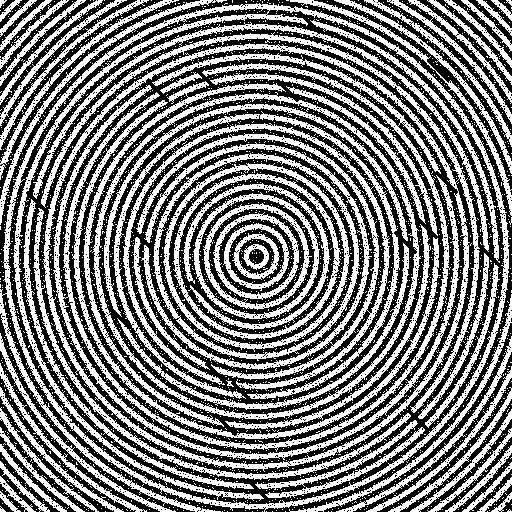
#> input picture images/fingerprint_noisy.png, 512 x 512 px
$ python task2.py
#> lines starting #> are read from the running program, lines starting #| are printed output that depends on the picture; after the words box and inside, x2 and y2 are one past the last pixel; in counts of white or black regions, pixels touching at a corner belong together
import cv2
import numpy as np
import os

img_path = "images/fingerprint_noisy.png"
out_dir = "outputs/task2"
os.makedirs(out_dir, exist_ok=True)

# 1) Cargar la imagen y asegurar binarización
img = cv2.imread(img_path, cv2.IMREAD_GRAYSCALE)
#> img: shape (512, 512); 49.2% white; 3273 white regions (3200 under 20 px), largest, box (x1, y1, x2, y2) and area: (113, 111, 400, 399) 14240, (0, 3, 510, 512) 13003, (53, 53, 460, 460) 11482
if img is None:
    raise Exception(f"No se pudo leer la imagen: {img_path}")

# Suavizado leve para estabilizar Otsu
img_blur = cv2.GaussianBlur(img, (3, 3), 0)
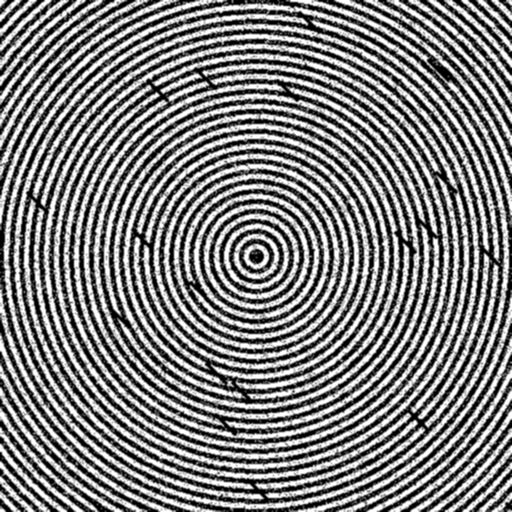
#> img_blur: shape (512, 512); min 0, max 255, mean 125.6

# Binarización (invertida) con Otsu:
# - objetivo: crestas blancas, fondo negro
_, bin_inv = cv2.threshold(img_blur, 0, 255, cv2.THRESH_BINARY_INV + cv2.THRESH_OTSU)
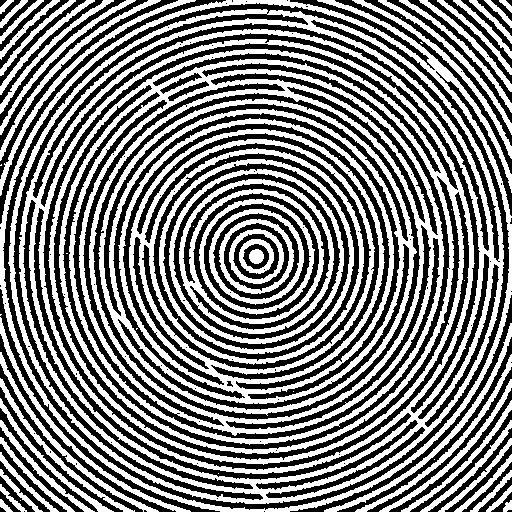
#> bin_inv: shape (512, 512); 49.9% white; 68 white regions (17 under 20 px), largest, box (x1, y1, x2, y2) and area: (8, 9, 504, 504) 57603, (98, 98, 417, 416) 24473, (0, 0, 512, 512) 9289

# 2) Eliminar ruido sal usando APERTURA (erosión -> dilatación)
kernel_apertura = cv2.getStructuringElement(cv2.MORPH_ELLIPSE, (3, 3))
sin_ruido = cv2.morphologyEx(bin_inv, cv2.MORPH_OPEN, kernel_apertura)
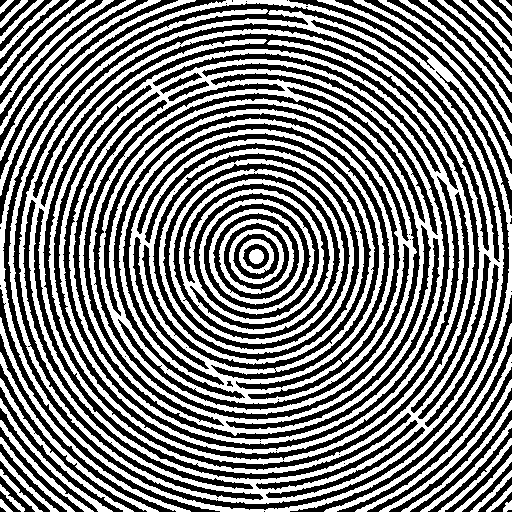
#> sin_ruido: shape (512, 512); 49.4% white; 51 white regions, largest, box (x1, y1, x2, y2) and area: (8, 9, 504, 504) 57062, (98, 98, 417, 415) 24254, (0, 0, 512, 512) 9214

# 3) Conectar grietas usando CIERRE (dilatación -> erosión)
kernel_cierre = cv2.getStructuringElement(cv2.MORPH_RECT, (3, 3))
img_final = cv2.morphologyEx(sin_ruido, cv2.MORPH_CLOSE, kernel_cierre)
#> img_final: shape (512, 512); 50% white; 90 black regions (5 under 20 px), largest, box (x1, y1, x2, y2) and area: (4, 4, 509, 509) 7898, (44, 43, 469, 469) 6700, (64, 64, 449, 449) 5694

# -----------------------------
# DEMOSTRACIÓN: orden inverso
# (Cierre -> Apertura)
# -----------------------------
inv_cierre = cv2.morphologyEx(bin_inv, cv2.MORPH_CLOSE, kernel_cierre)
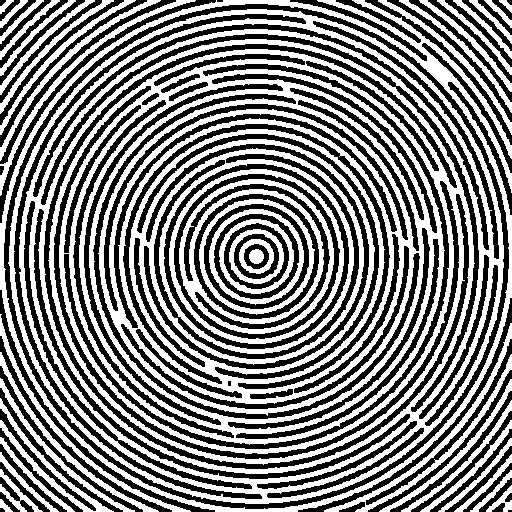
#> inv_cierre: shape (512, 512); 50.6% white; 99 black regions (5 under 20 px), largest, box (x1, y1, x2, y2) and area: (4, 4, 509, 509) 7829, (44, 44, 469, 469) 6630, (64, 64, 449, 449) 4694
inv_final = cv2.morphologyEx(inv_cierre, cv2.MORPH_OPEN, kernel_apertura)
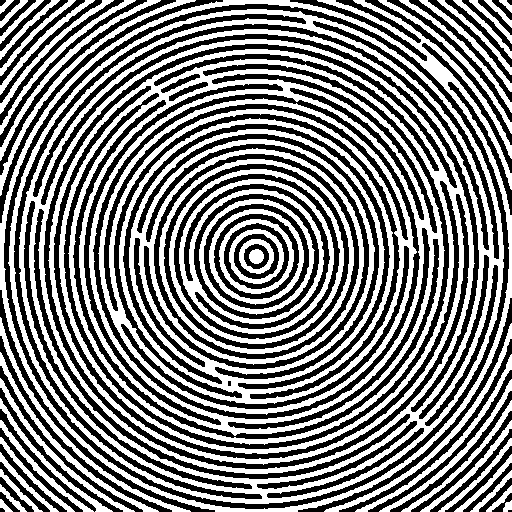
#> inv_final: shape (512, 512); 50.2% white; 87 black regions (4 under 20 px), largest, box (x1, y1, x2, y2) and area: (4, 4, 509, 509) 7884, (44, 44, 469, 469) 6679, (64, 64, 449, 449) 5665

# 4) Guardar resultados del pipeline principal
cv2.imwrite(os.path.join(out_dir, "00_grayscale.png"), img)
cv2.imwrite(os.path.join(out_dir, "01_binaria.png"), bin_inv)
cv2.imwrite(os.path.join(out_dir, "02_sin_ruido_apertura.png"), sin_ruido)
cv2.imwrite(os.path.join(out_dir, "03_final_cierre.png"), img_final)

# Comparación principal: Binaria | Apertura | Cierre
h, w = bin_inv.shape
#> h = 512; w = 512
comparacion = np.zeros((h, w * 3), dtype=np.uint8)
comparacion[:, 0:w] = bin_inv
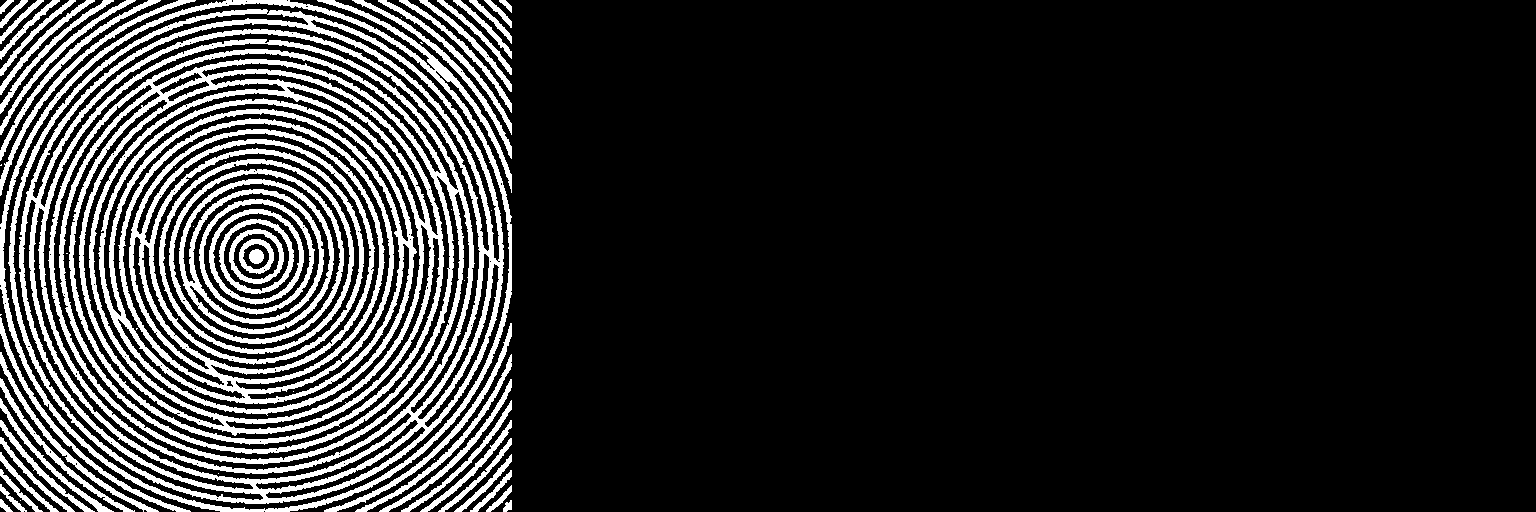
#> comparacion: shape (512, 1536); 16.6% white; 68 white regions (17 under 20 px), largest, box (x1, y1, x2, y2) and area: (8, 9, 504, 504) 57603, (98, 98, 417, 416) 24473, (0, 0, 512, 512) 9289
comparacion[:, w:2*w] = sin_ruido
comparacion[:, 2*w:3*w] = img_final

font = cv2.FONT_HERSHEY_SIMPLEX
cv2.putText(comparacion, "Binaria", (10, 30), font, 0.7, 255, 2)
#> comparacion: shape (512, 1536); 49.8% white; 120 white regions (17 under 20 px), largest, box (x1, y1, x2, y2) and area: (1032, 9, 1528, 504) 82376, (8, 9, 504, 504) 57603, (520, 9, 1016, 504) 57062
cv2.putText(comparacion, "Apertura", (w + 10, 30), font, 0.7, 255, 2)
cv2.putText(comparacion, "Cierre", (2*w + 10, 30), font, 0.7, 255, 2)

cv2.imwrite(os.path.join(out_dir, "04_comparacion.png"), comparacion)

# 5) Guardar resultados del orden inverso
cv2.imwrite(os.path.join(out_dir, "05_inv_cierre.png"), inv_cierre)
cv2.imwrite(os.path.join(out_dir, "06_inv_final_apertura.png"), inv_final)

# Comparación inversa: Binaria | Cierre primero | Luego apertura
comparacion_inv = np.zeros((h, w * 3), dtype=np.uint8)
comparacion_inv[:, 0:w] = bin_inv
comparacion_inv[:, w:2*w] = inv_cierre
comparacion_inv[:, 2*w:3*w] = inv_final

cv2.putText(comparacion_inv, "Binaria", (10, 30), font, 0.7, 255, 2)
#> comparacion_inv: shape (512, 1536); 50.3% white; 304 black regions (74 under 20 px), largest, box (x1, y1, x2, y2) and area: (3, 3, 509, 510) 12022, (1028, 4, 1533, 509) 7884, (516, 4, 1021, 509) 7829
cv2.putText(comparacion_inv, "Cierre primero", (w + 10, 30), font, 0.7, 255, 2)
cv2.putText(comparacion_inv, "Luego apertura", (2*w + 10, 30), font, 0.7, 255, 2)
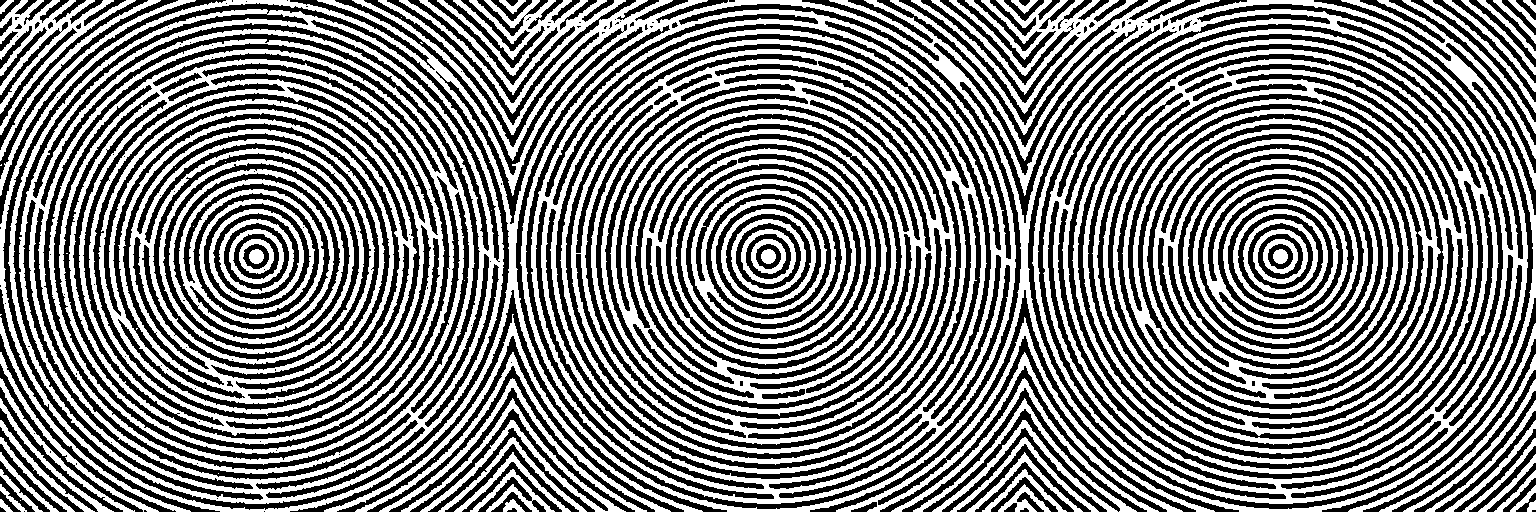
#> comparacion_inv: shape (512, 1536); 50.4% white; 352 black regions (103 under 20 px), largest, box (x1, y1, x2, y2) and area: (3, 3, 509, 510) 12022, (516, 4, 1021, 509) 7759, (1028, 4, 1533, 509) 7741

cv2.imwrite(os.path.join(out_dir, "07_comparacion_inversa.png"), comparacion_inv)

print("\n" + "-" * 50)
print(f"Imágenes guardadas en: {out_dir}/")
print("Pipeline principal:")
print("  - 00_grayscale.png")
print("  - 01_binaria.png")
print("  - 02_sin_ruido_apertura.png")
print("  - 03_final_cierre.png")
print("  - 04_comparacion.png")
print("\nOrden inverso (demostración):")
print("  - 05_inv_cierre.png")
print("  - 06_inv_final_apertura.png")
print("  - 07_comparacion_inversa.png")
print("-" * 50)
print("Listo ✅")

$ run again, with images/periodic_noise.jpg saved as images/fingerprint_noisy.png
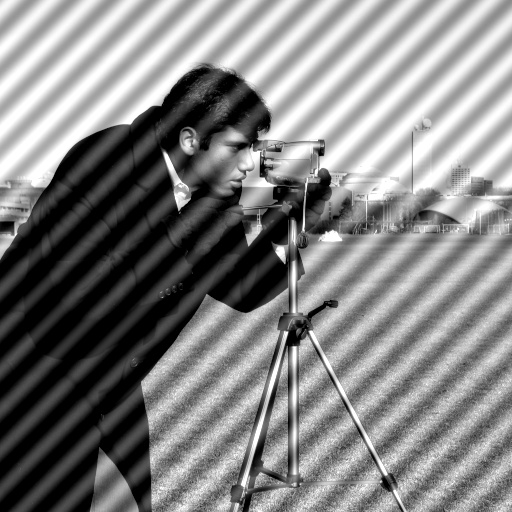
#> input picture images/periodic_noise.jpg, 512 x 512 px
#> img is the input picture: shape (512, 512); min 0, max 255, mean 130.2
#> `_, bin_inv = cv2.threshold(img_blur, 0, 255, cv2.THRESH_BINARY_INV + c..`:
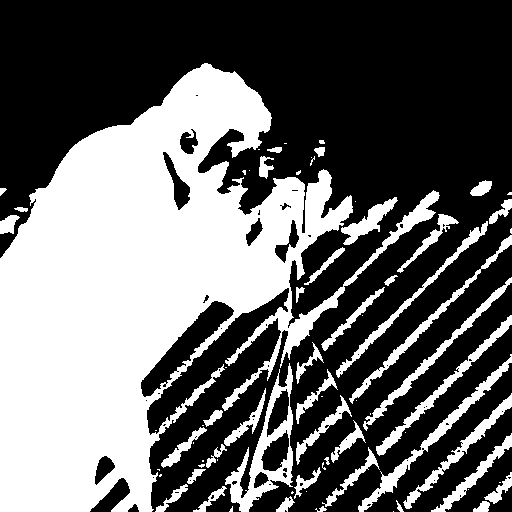
#> bin_inv: shape (512, 512); 40.6% white; 74 white regions (31 under 20 px), largest, box (x1, y1, x2, y2) and area: (0, 63, 440, 512) 85823, (225, 363, 293, 512) 2745, (358, 354, 512, 512) 1833
#> sin_ruido: shape (512, 512); 40.2% white; 62 white regions (11 under 20 px), largest, box (x1, y1, x2, y2) and area: (0, 63, 353, 512) 82134, (225, 190, 440, 365) 2896, (225, 365, 293, 512) 2656
#> img_final: shape (512, 512); 40.6% white; 38 white regions (6 under 20 px), largest, box (x1, y1, x2, y2) and area: (0, 63, 440, 512) 87277, (193, 365, 293, 512) 2960, (358, 354, 512, 512) 1825
#> inv_cierre: shape (512, 512); 41.1% white; 40 white regions (10 under 20 px), largest, box (x1, y1, x2, y2) and area: (0, 63, 440, 512) 88867, (193, 363, 293, 512) 3070, (358, 354, 512, 512) 1892
#> inv_final: shape (512, 512); 40.8% white; 41 white regions (8 under 20 px), largest, box (x1, y1, x2, y2) and area: (0, 63, 440, 512) 86630, (225, 365, 293, 512) 2755, (358, 354, 512, 512) 1859
#> `cv2.putText(comparacion_inv, "Luego apertura", (2*w + 10, 30), font, 0..`:
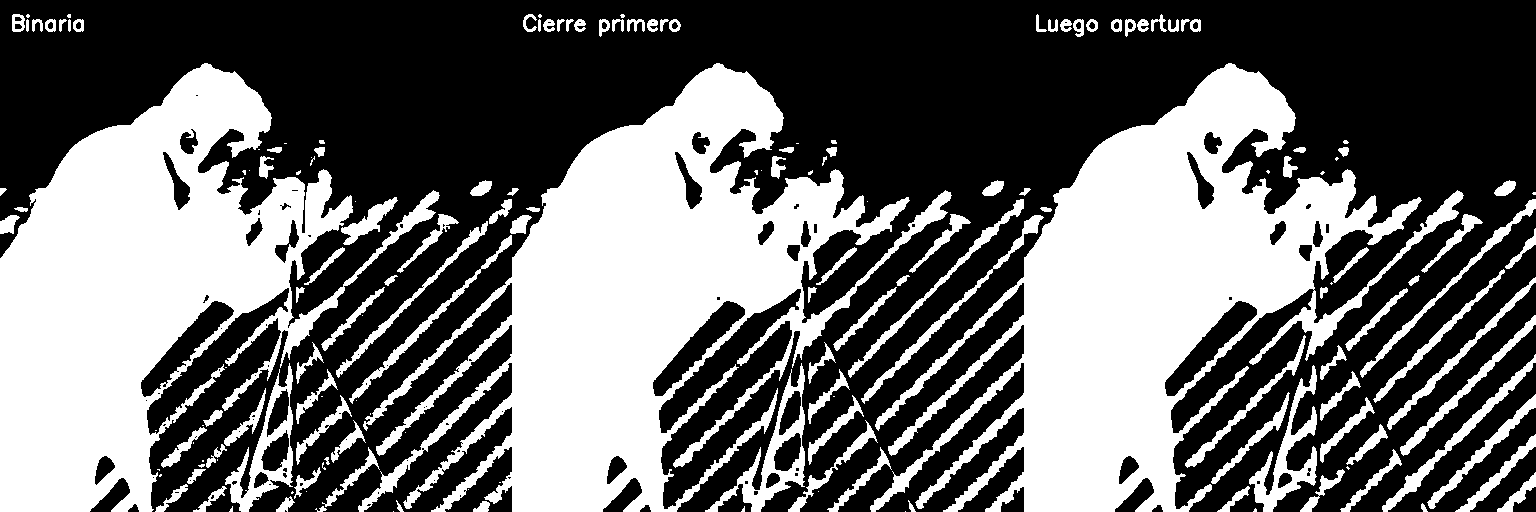
#> comparacion_inv: shape (512, 1536); 41.2% white; 174 white regions (50 under 20 px), largest, box (x1, y1, x2, y2) and area: (358, 63, 952, 512) 96054, (870, 63, 1464, 512) 94242, (0, 63, 440, 512) 85823
